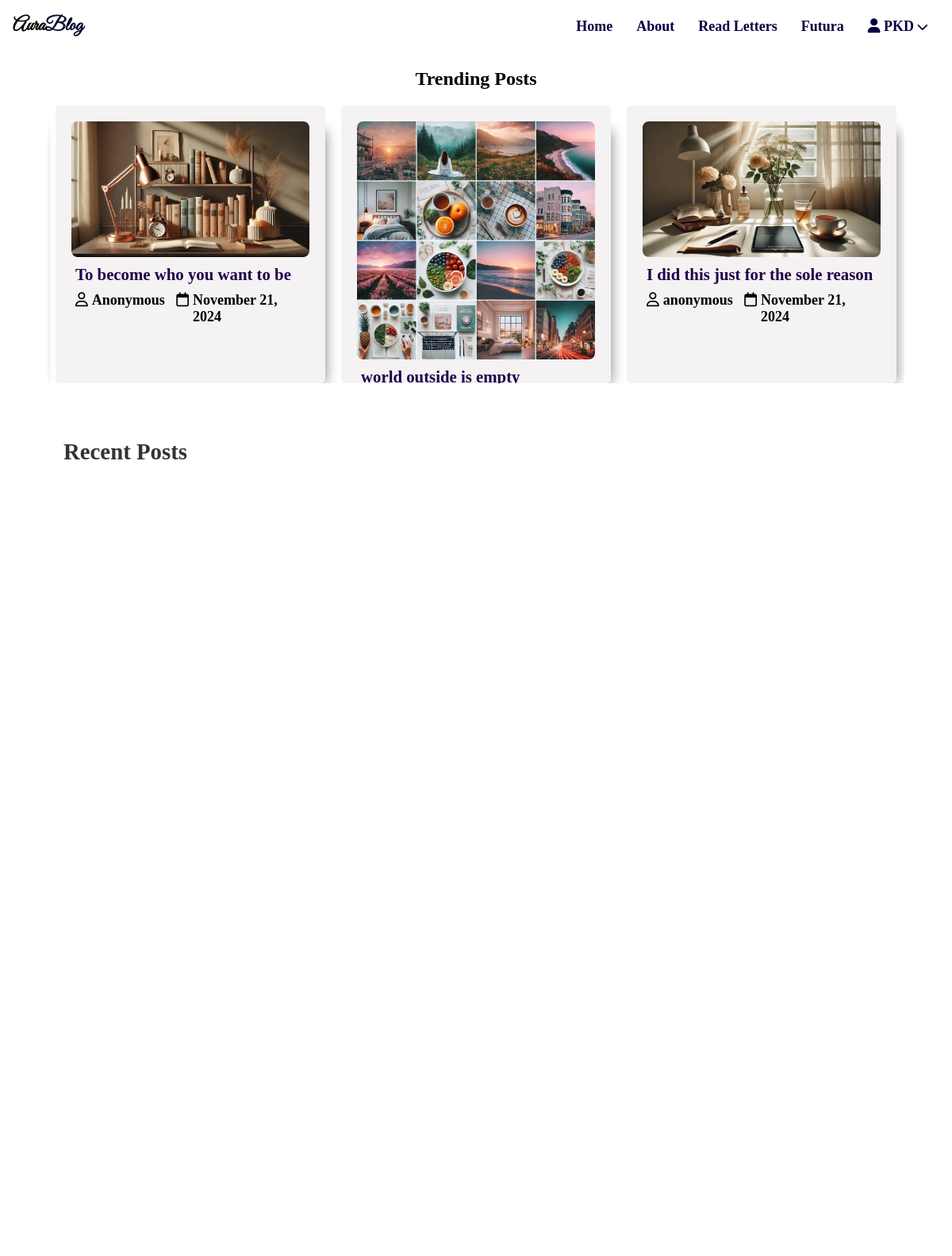
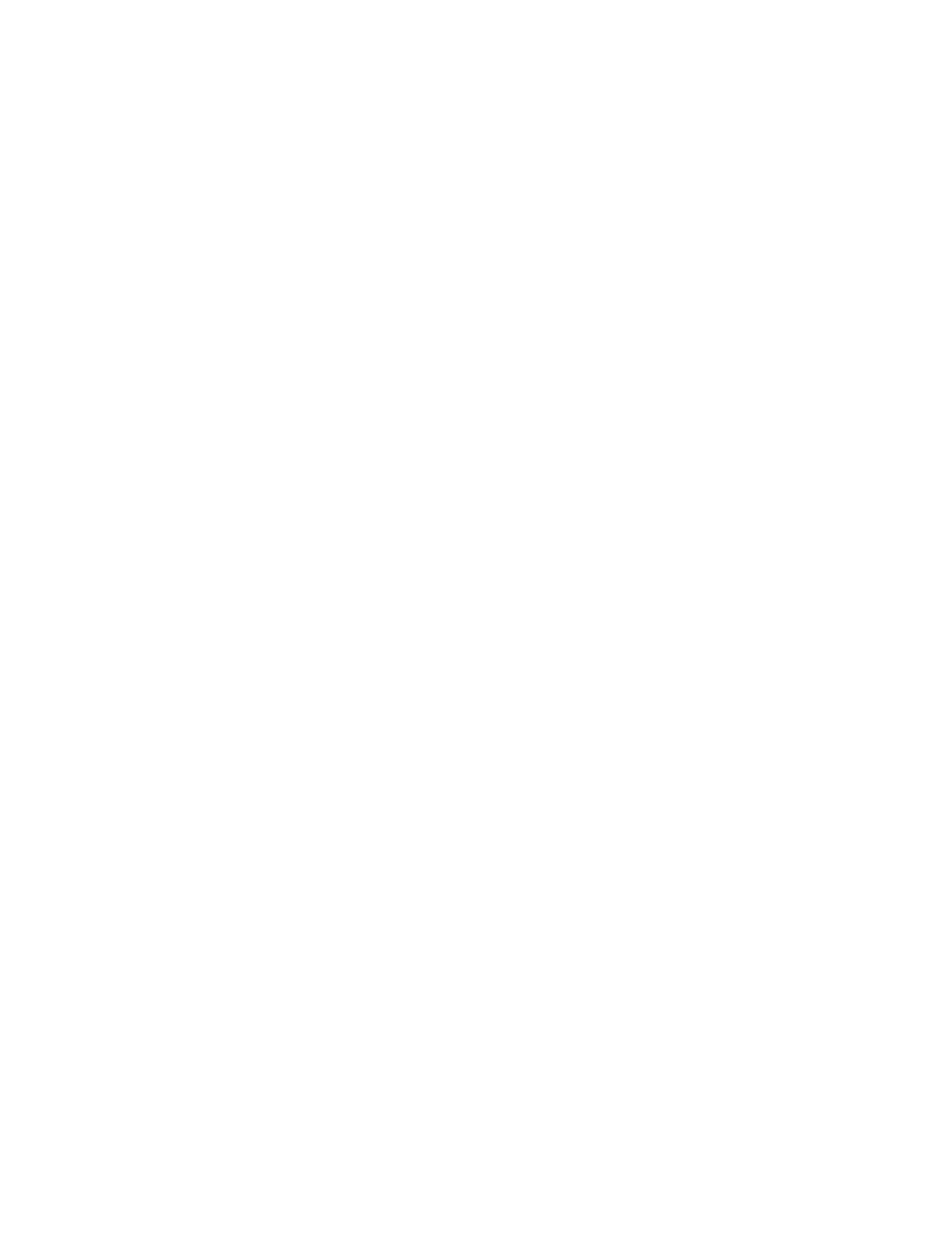
The page / (upper part) on the database its author committed (2 pictures, top to bottom).
### vaultapp/models.py (models this page shows, shortened)
class PublicLetter(models.Model):
    original_letter = models.OneToOneField(
        'Letter', on_delete=models.CASCADE, related_name='public_letter'
    )
    shared_by = models.ForeignKey(User, on_delete=models.SET_NULL, null=True, blank=True)
    nickname = models.CharField(max_length=100, null=True, blank=True)
    title = models.CharField(max_length=255, null=True, blank=True)  # Blog title
    description = models.TextField(null=True, blank=True)  # Blog description/introduction
    tags = models.CharField(max_length=255, null=True, blank=True)  # Comma-separated tags
    feature_photo = models.ImageField(upload_to='public_letters/photos/', null=True, blank=True)
    shared_date = models.DateTimeField(auto_now_add=True)
    is_published = models.BooleanField(default=False)
    view_count = models.IntegerField(default=0)

### vaultapp/views.py (the view)
# urls.py: path('', home, name= 'home'),
def home(request):
    trending_posts = PublicLetter.objects.filter(is_published=True).order_by('-shared_date')[:6]
    latest_posts = PublicLetter.objects.filter(is_published=True).order_by('-shared_date')[:10]
    return render(request, 'vaultapp/home.html', {
        'trending_posts': trending_posts,
        'latest_posts': latest_posts
    })

### vaultapp/templates/vaultapp/home.html (shortened to what this page needs)
{% extends "base.html" %}
{% load static %}
{% block content %}
<div class="page-wrapper">
    <div class="post-slider">
        <h1 class="slider-title">Trending Posts</h1>
        <div class="post-wrapper multiple-items">
            {% for public_letter in trending_posts %}
                <div class="post">
                    {% if public_letter.feature_photo %}
                    <img src="{{ public_letter.feature_photo.url }}" alt="Feature Photo" class="post-image">
                    {% else %}
                    <img src="{% static 'vaultapp/images/5.jpg' %}" alt="Default Image" class="post-image">
                    {% endif %}                    <div class="post-info">
                        <h4><a href="{% url 'post_detail' public_letter.id %}">{{ public_letter.title }}</a></h4>
                        <div class="info-group">
                            <i class="far fa-user"></i>
                            <span class="text-user">{{ public_letter.nickname }}</span>
                            <i class="far fa-calendar"></i>
                            <span class="text-date">{{ public_letter.shared_date|date:"F j, Y" }}</span>
                        </div>
                    </div>
                </div>
            {% endfor %}
        </div>
    </div>
</div>
    <section class="content">
        <div class="main-content">
            <h1 class="recent-post-title">Recent Posts</h1>
        </div>
    </section>
<link rel="stylesheet" type="text/css" href="https://cdn.jsdelivr.net/npm/slick-carousel@1.8.1/slick/slick.css" />
<link rel="stylesheet" type="text/css" href="https://cdn.jsdelivr.net/npm/slick-carousel@1.8.1/slick/slick-theme.css" />
{% endblock %}

### vaultapp/static/vaultapp/CSS/style.css (style rules this page uses)
* { margin: 0; padding: 0; box-sizing: border-box; }
.text-user, .text-date { font-family: "Times New Roman", Times, serif; }
html, body { background: white; font-family: 'Times New Roman', Times, serif; }
h1 h2, h3, h4, h5, h6 { font-family: 'Times New Roman', Times, serif; font-weight: bolder; color: #20014a; margin: 0px; }
a { text-decoration: none; color: inherit; }
.page-wrapper { min-height:100%; }
.post-slider { position: relative; margin: auto; width: 90%; max-width: 1200px; padding: 20px 0; }
.slider-title { text-align: center; font-size: 24px; margin-bottom: 20px; }
.post-wrapper { display: flex; gap: 20px; }
.page-wrapper .post { width: 300px; height: 350px; padding: 20px; margin: 0 10px; font-family: 'Times New Roman', Times, serif; display: inline-block; background: rgb(244, 242, 242); border-radius: 5px; box-shadow: 1rem 1rem 1rem -1rem gray; }
.post-slider .post-wrapper .post .post-info { height: 150px; padding: 0px 5px; }
.post-info h4 { font-size: 1.3rem; margin: 10px 0; font-family: 'Times New Roman', Times, serif; font-weight: bold; color: #333; }
.post-info h4 a { text-decoration: none; color:#20014a; transition: color 0.3s ease, text-shadow 0.3s ease; }
.info-group { display: flex; font-size: 18px; vertical-align: middle; font-weight: bold; gap: 5px; }
.info-group i { display: inline-block; vertical-align: middle; }
.content { width:90%; margin:30px auto 30px; }
.content .main-content { width:70%; float:left; }
.content .main-content .recent-post-title { text-align: left; font-size: 1.8rem; font-weight: bold; margin-bottom: 30px; color: #333; }
.slick-slide img { display: block; width: 100%; object-fit: cover; }
.slick-slider { position: relative; display: block; box-sizing: border-box; -webkit-user-select: none; user-select: none; }
.slick-slide { display: block; float: left; height: auto; min-height: 1px; }
.main-content { flex: 3; max-width: 70%; }
.content { display: flex; justify-content: space-between; gap: 20px; padding: 20px; }
.main-content { flex: 3; }
.post-image, .slider-image, .slider-image-unique { width: 100%; max-height: 300px; object-fit: cover; border-radius: 8px; }

### rows shown on the page
PublicLetter: feature_photo (picture), title "To become who you want to be", nickname "Anonymous", shared_date "November 21, 2024"
PublicLetter: feature_photo (picture), title "world outside is empty"
PublicLetter: feature_photo (picture), title "I did this just for the sole reason", nickname "anonymous", shared_date "November 21, 2024"
